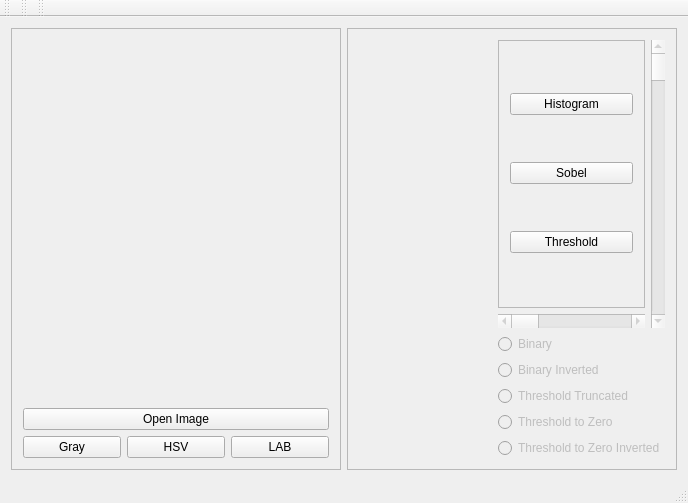
<?xml version="1.0" encoding="UTF-8"?>
<ui version="4.0">
 <class>MainWindow</class>
 <widget class="QMainWindow" name="MainWindow">
  <property name="geometry">
   <rect>
    <x>0</x>
    <y>0</y>
    <width>688</width>
    <height>503</height>
   </rect>
  </property>
  <property name="windowTitle">
   <string>MainWindow</string>
  </property>
  <widget class="QWidget" name="centralWidget">
   <layout class="QGridLayout" name="gridLayout_3">
    <item row="0" column="0">
     <widget class="QFrame" name="frame">
      <property name="frameShape">
       <enum>QFrame::StyledPanel</enum>
      </property>
      <property name="frameShadow">
       <enum>QFrame::Raised</enum>
      </property>
      <layout class="QGridLayout" name="gridLayout">
       <item row="0" column="0">
        <layout class="QVBoxLayout" name="verticalLayout_3">
         <item>
          <widget class="QLabel" name="label">
           <property name="text">
            <string/>
           </property>
          </widget>
         </item>
         <item>
          <layout class="QVBoxLayout" name="verticalLayout_2">
           <item>
            <widget class="QPushButton" name="pushButton">
             <property name="text">
              <string>Open Image</string>
             </property>
            </widget>
           </item>
           <item>
            <layout class="QHBoxLayout" name="horizontalLayout_2">
             <item>
              <widget class="QPushButton" name="pushButton_5">
               <property name="text">
                <string>Gray</string>
               </property>
              </widget>
             </item>
             <item>
              <widget class="QPushButton" name="pushButton_6">
               <property name="text">
                <string>HSV</string>
               </property>
              </widget>
             </item>
             <item>
              <widget class="QPushButton" name="pushButton_7">
               <property name="text">
                <string>LAB</string>
               </property>
              </widget>
             </item>
            </layout>
           </item>
          </layout>
         </item>
        </layout>
       </item>
      </layout>
     </widget>
    </item>
    <item row="0" column="1">
     <widget class="QFrame" name="frame_2">
      <property name="frameShape">
       <enum>QFrame::StyledPanel</enum>
      </property>
      <property name="frameShadow">
       <enum>QFrame::Raised</enum>
      </property>
      <layout class="QGridLayout" name="gridLayout_2">
       <item row="0" column="0">
        <widget class="QLabel" name="label_2">
         <property name="text">
          <string/>
         </property>
        </widget>
       </item>
       <item row="0" column="1">
        <layout class="QVBoxLayout" name="verticalLayout_6">
         <item>
          <layout class="QHBoxLayout" name="horizontalLayout">
           <item>
            <layout class="QVBoxLayout" name="verticalLayout_4">
             <item>
              <widget class="QFrame" name="frame_3">
               <property name="frameShape">
                <enum>QFrame::StyledPanel</enum>
               </property>
               <property name="frameShadow">
                <enum>QFrame::Raised</enum>
               </property>
               <layout class="QVBoxLayout" name="verticalLayout">
                <item>
                 <widget class="QPushButton" name="pushButton_2">
                  <property name="text">
                   <string>Histogram</string>
                  </property>
                 </widget>
                </item>
                <item>
                 <widget class="QPushButton" name="pushButton_3">
                  <property name="text">
                   <string>Sobel</string>
                  </property>
                 </widget>
                </item>
                <item>
                 <widget class="QPushButton" name="pushButton_4">
                  <property name="text">
                   <string>Threshold</string>
                  </property>
                 </widget>
                </item>
               </layout>
              </widget>
             </item>
             <item>
              <widget class="QScrollBar" name="horizontalScrollBar">
               <property name="enabled">
                <bool>false</bool>
               </property>
               <property name="orientation">
                <enum>Qt::Horizontal</enum>
               </property>
              </widget>
             </item>
            </layout>
           </item>
           <item>
            <widget class="QScrollBar" name="verticalScrollBar">
             <property name="enabled">
              <bool>false</bool>
             </property>
             <property name="maximum">
              <number>100</number>
             </property>
             <property name="orientation">
              <enum>Qt::Vertical</enum>
             </property>
            </widget>
           </item>
          </layout>
         </item>
         <item>
          <layout class="QVBoxLayout" name="verticalLayout_5">
           <item>
            <widget class="QRadioButton" name="radioButton">
             <property name="enabled">
              <bool>false</bool>
             </property>
             <property name="text">
              <string>Binary</string>
             </property>
            </widget>
           </item>
           <item>
            <widget class="QRadioButton" name="radioButton_2">
             <property name="enabled">
              <bool>false</bool>
             </property>
             <property name="text">
              <string>Binary Inverted</string>
             </property>
            </widget>
           </item>
           <item>
            <widget class="QRadioButton" name="radioButton_3">
             <property name="enabled">
              <bool>false</bool>
             </property>
             <property name="text">
              <string>Threshold Truncated</string>
             </property>
            </widget>
           </item>
           <item>
            <widget class="QRadioButton" name="radioButton_4">
             <property name="enabled">
              <bool>false</bool>
             </property>
             <property name="text">
              <string>Threshold to Zero</string>
             </property>
            </widget>
           </item>
           <item>
            <widget class="QRadioButton" name="radioButton_5">
             <property name="enabled">
              <bool>false</bool>
             </property>
             <property name="text">
              <string>Threshold to Zero Inverted</string>
             </property>
            </widget>
           </item>
          </layout>
         </item>
        </layout>
       </item>
      </layout>
      <zorder>frame_3</zorder>
      <zorder>label_2</zorder>
      <zorder>horizontalScrollBar</zorder>
      <zorder>verticalScrollBar</zorder>
      <zorder>radioButton</zorder>
      <zorder>radioButton_2</zorder>
      <zorder>radioButton_3</zorder>
      <zorder>radioButton_4</zorder>
      <zorder>radioButton_5</zorder>
     </widget>
    </item>
   </layout>
  </widget>
  <widget class="QMenuBar" name="menuBar">
   <property name="geometry">
    <rect>
     <x>0</x>
     <y>0</y>
     <width>688</width>
     <height>25</height>
    </rect>
   </property>
  </widget>
  <widget class="QToolBar" name="mainToolBar">
   <attribute name="toolBarArea">
    <enum>TopToolBarArea</enum>
   </attribute>
   <attribute name="toolBarBreak">
    <bool>false</bool>
   </attribute>
  </widget>
  <widget class="QStatusBar" name="statusBar"/>
  <widget class="QToolBar" name="toolBar">
   <property name="windowTitle">
    <string>toolBar</string>
   </property>
   <attribute name="toolBarArea">
    <enum>TopToolBarArea</enum>
   </attribute>
   <attribute name="toolBarBreak">
    <bool>false</bool>
   </attribute>
  </widget>
  <widget class="QToolBar" name="toolBar_2">
   <property name="windowTitle">
    <string>toolBar_2</string>
   </property>
   <attribute name="toolBarArea">
    <enum>TopToolBarArea</enum>
   </attribute>
   <attribute name="toolBarBreak">
    <bool>false</bool>
   </attribute>
  </widget>
 </widget>
 <layoutdefault spacing="6" margin="11"/>
 <resources/>
 <connections/>
</ui>
